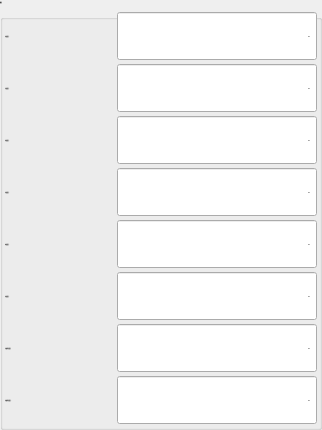
           <widget class="QGroupBox" name="groupBoxSpeed">
            <property name="font">
             <font>
              <family>微软雅黑</family>
              <pointsize>-1</pointsize>
              <weight>50</weight>
              <italic>false</italic>
              <bold>false</bold>
             </font>
            </property>
            <property name="title">
             <string>速度</string>
            </property>
            <layout class="QGridLayout" name="gridLayout_13">
             <property name="margin">
              <number>2</number>
             </property>
             <property name="spacing">
              <number>2</number>
             </property>
             <item row="4" column="0">
              <widget class="QLabel" name="labelBSpeed">
               <property name="sizePolicy">
                <sizepolicy hsizetype="Expanding" vsizetype="Fixed">
                 <horstretch>0</horstretch>
                 <verstretch>0</verstretch>
                </sizepolicy>
               </property>
               <property name="minimumSize">
                <size>
                 <width>110</width>
                 <height>50</height>
                </size>
               </property>
               <property name="maximumSize">
                <size>
                 <width>16777215</width>
                 <height>50</height>
                </size>
               </property>
               <property name="font">
                <font>
                 <family>微软雅黑</family>
                 <pointsize>-1</pointsize>
                 <weight>50</weight>
                 <italic>false</italic>
                 <bold>false</bold>
                </font>
               </property>
               <property name="text">
                <string>B轴速度：</string>
               </property>
               <property name="alignment">
                <set>Qt::AlignLeading|Qt::AlignLeft|Qt::AlignVCenter</set>
               </property>
              </widget>
             </item>
             <item row="4" column="1">
              <widget class="xSpinBox" name="BoxBSpeed">
               <property name="enabled">
                <bool>true</bool>
               </property>
               <property name="sizePolicy">
                <sizepolicy hsizetype="Fixed" vsizetype="Fixed">
                 <horstretch>0</horstretch>
                 <verstretch>0</verstretch>
                </sizepolicy>
               </property>
               <property name="minimumSize">
                <size>
                 <width>200</width>
                 <height>50</height>
                </size>
               </property>
               <property name="maximumSize">
                <size>
                 <width>200</width>
                 <height>50</height>
                </size>
               </property>
               <property name="font">
                <font>
                 <family>微软雅黑</family>
                 <pointsize>-1</pointsize>
                 <weight>50</weight>
                 <italic>false</italic>
                 <bold>false</bold>
                </font>
               </property>
               <property name="focusPolicy">
                <enum>Qt::ClickFocus</enum>
               </property>
               <property name="alignment">
                <set>Qt::AlignRight|Qt::AlignTrailing|Qt::AlignVCenter</set>
               </property>
               <property name="buttonSymbols">
                <enum>QAbstractSpinBox::NoButtons</enum>
               </property>
               <property name="specialValueText">
                <string notr="true"/>
               </property>
               <property name="keyboardTracking">
                <bool>false</bool>
               </property>
               <property name="suffix">
                <string notr="true">%</string>
               </property>
               <property name="prefix">
                <string notr="true"/>
               </property>
               <property name="minimum">
                <number>1</number>
               </property>
               <property name="maximum">
                <number>100</number>
               </property>
               <property name="value">
                <number>50</number>
               </property>
               <property name="HasBtn" stdset="0">
                <bool>true</bool>
               </property>
              </widget>
             </item>
             <item row="6" column="0">
              <widget class="QLabel" name="labelYSpeedOut">
               <property name="sizePolicy">
                <sizepolicy hsizetype="Expanding" vsizetype="Fixed">
                 <horstretch>0</horstretch>
                 <verstretch>0</verstretch>
                </sizepolicy>
               </property>
               <property name="minimumSize">
                <size>
                 <width>110</width>
                 <height>50</height>
                </size>
               </property>
               <property name="maximumSize">
                <size>
                 <width>16777215</width>
                 <height>50</height>
                </size>
               </property>
               <property name="font">
                <font>
                 <family>微软雅黑</family>
                 <pointsize>-1</pointsize>
                 <weight>50</weight>
                 <italic>false</italic>
                 <bold>false</bold>
                </font>
               </property>
               <property name="text">
                <string>Y轴模外速度：</string>
               </property>
               <property name="alignment">
                <set>Qt::AlignLeading|Qt::AlignLeft|Qt::AlignVCenter</set>
               </property>
              </widget>
             </item>
             <item row="6" column="1">
              <widget class="xSpinBox" name="BoxYSpeedOut">
               <property name="enabled">
                <bool>true</bool>
               </property>
               <property name="sizePolicy">
                <sizepolicy hsizetype="Fixed" vsizetype="Fixed">
                 <horstretch>0</horstretch>
                 <verstretch>0</verstretch>
                </sizepolicy>
               </property>
               <property name="minimumSize">
                <size>
                 <width>200</width>
                 <height>50</height>
                </size>
               </property>
               <property name="maximumSize">
                <size>
                 <width>200</width>
                 <height>50</height>
                </size>
               </property>
               <property name="font">
                <font>
                 <family>微软雅黑</family>
                 <pointsize>-1</pointsize>
                 <weight>50</weight>
                 <italic>false</italic>
                 <bold>false</bold>
                </font>
               </property>
               <property name="focusPolicy">
                <enum>Qt::ClickFocus</enum>
               </property>
               <property name="alignment">
                <set>Qt::AlignRight|Qt::AlignTrailing|Qt::AlignVCenter</set>
               </property>
               <property name="buttonSymbols">
                <enum>QAbstractSpinBox::NoButtons</enum>
               </property>
               <property name="specialValueText">
                <string notr="true"/>
               </property>
               <property name="keyboardTracking">
                <bool>false</bool>
               </property>
               <property name="suffix">
                <string notr="true">%</string>
               </property>
               <property name="prefix">
                <string notr="true"/>
               </property>
               <property name="minimum">
                <number>1</number>
               </property>
               <property name="maximum">
                <number>100</number>
               </property>
               <property name="value">
                <number>50</number>
               </property>
               <property name="HasBtn" stdset="0">
                <bool>true</bool>
               </property>
              </widget>
             </item>
             <item row="0" column="0">
              <widget class="QLabel" name="labelXSpeed">
               <property name="sizePolicy">
                <sizepolicy hsizetype="Expanding" vsizetype="Fixed">
                 <horstretch>0</horstretch>
                 <verstretch>0</verstretch>
                </sizepolicy>
               </property>
               <property name="minimumSize">
                <size>
                 <width>110</width>
                 <height>50</height>
                </size>
               </property>
               <property name="maximumSize">
                <size>
                 <width>16777215</width>
                 <height>50</height>
                </size>
               </property>
               <property name="font">
                <font>
                 <family>微软雅黑</family>
                 <pointsize>-1</pointsize>
                 <weight>50</weight>
                 <italic>false</italic>
                 <bold>false</bold>
                </font>
               </property>
               <property name="text">
                <string>X轴速度：</string>
               </property>
               <property name="alignment">
                <set>Qt::AlignLeading|Qt::AlignLeft|Qt::AlignVCenter</set>
               </property>
              </widget>
             </item>
             <item row="0" column="1">
              <widget class="xSpinBox" name="BoxXSpeed">
               <property name="enabled">
                <bool>true</bool>
               </property>
               <property name="sizePolicy">
                <sizepolicy hsizetype="Fixed" vsizetype="Fixed">
                 <horstretch>0</horstretch>
                 <verstretch>0</verstretch>
                </sizepolicy>
               </property>
               <property name="minimumSize">
                <size>
                 <width>200</width>
                 <height>50</height>
                </size>
               </property>
               <property name="maximumSize">
                <size>
                 <width>200</width>
                 <height>50</height>
                </size>
               </property>
               <property name="font">
                <font>
                 <family>微软雅黑</family>
                 <pointsize>-1</pointsize>
                 <weight>50</weight>
                 <italic>false</italic>
                 <bold>false</bold>
                </font>
               </property>
               <property name="focusPolicy">
                <enum>Qt::ClickFocus</enum>
               </property>
               <property name="alignment">
                <set>Qt::AlignRight|Qt::AlignTrailing|Qt::AlignVCenter</set>
               </property>
               <property name="buttonSymbols">
                <enum>QAbstractSpinBox::NoButtons</enum>
               </property>
               <property name="specialValueText">
                <string notr="true"/>
               </property>
               <property name="keyboardTracking">
                <bool>false</bool>
               </property>
               <property name="suffix">
                <string notr="true">%</string>
               </property>
               <property name="prefix">
                <string notr="true"/>
               </property>
               <property name="minimum">
                <number>1</number>
               </property>
               <property name="maximum">
                <number>100</number>
               </property>
               <property name="value">
                <number>50</number>
               </property>
               <property name="HasBtn" stdset="0">
                <bool>true</bool>
               </property>
              </widget>
             </item>
             <item row="2" column="0">
              <widget class="QLabel" name="labelZSpeed">
               <property name="sizePolicy">
                <sizepolicy hsizetype="Expanding" vsizetype="Fixed">
                 <horstretch>0</horstretch>
                 <verstretch>0</verstretch>
                </sizepolicy>
               </property>
               <property name="minimumSize">
                <size>
                 <width>110</width>
                 <height>50</height>
                </size>
               </property>
               <property name="maximumSize">
                <size>
                 <width>16777215</width>
                 <height>50</height>
                </size>
               </property>
               <property name="font">
                <font>
                 <family>微软雅黑</family>
                 <pointsize>-1</pointsize>
                 <weight>50</weight>
                 <italic>false</italic>
                 <bold>false</bold>
                </font>
               </property>
               <property name="text">
                <string>Z轴速度：</string>
               </property>
               <property name="alignment">
                <set>Qt::AlignLeading|Qt::AlignLeft|Qt::AlignVCenter</set>
               </property>
              </widget>
             </item>
             <item row="2" column="1">
              <widget class="xSpinBox" name="BoxZSpeed">
               <property name="enabled">
                <bool>true</bool>
               </property>
               <property name="sizePolicy">
                <sizepolicy hsizetype="Fixed" vsizetype="Fixed">
                 <horstretch>0</horstretch>
                 <verstretch>0</verstretch>
                </sizepolicy>
               </property>
               <property name="minimumSize">
                <size>
                 <width>200</width>
                 <height>50</height>
                </size>
               </property>
               <property name="maximumSize">
                <size>
                 <width>200</width>
                 <height>50</height>
                </size>
               </property>
               <property name="font">
                <font>
                 <family>微软雅黑</family>
                 <pointsize>-1</pointsize>
                 <weight>50</weight>
                 <italic>false</italic>
                 <bold>false</bold>
                </font>
               </property>
               <property name="focusPolicy">
                <enum>Qt::ClickFocus</enum>
               </property>
               <property name="alignment">
                <set>Qt::AlignRight|Qt::AlignTrailing|Qt::AlignVCenter</set>
               </property>
               <property name="buttonSymbols">
                <enum>QAbstractSpinBox::NoButtons</enum>
               </property>
               <property name="specialValueText">
                <string notr="true"/>
               </property>
               <property name="keyboardTracking">
                <bool>false</bool>
               </property>
               <property name="suffix">
                <string notr="true">%</string>
               </property>
               <property name="prefix">
                <string notr="true"/>
               </property>
               <property name="minimum">
                <number>1</number>
               </property>
               <property name="maximum">
                <number>100</number>
               </property>
               <property name="value">
                <number>50</number>
               </property>
               <property name="HasBtn" stdset="0">
                <bool>true</bool>
               </property>
              </widget>
             </item>
             <item row="1" column="0">
              <widget class="QLabel" name="labelYSpeed">
               <property name="sizePolicy">
                <sizepolicy hsizetype="Expanding" vsizetype="Fixed">
                 <horstretch>0</horstretch>
                 <verstretch>0</verstretch>
                </sizepolicy>
               </property>
               <property name="minimumSize">
                <size>
                 <width>110</width>
                 <height>50</height>
                </size>
               </property>
               <property name="maximumSize">
                <size>
                 <width>16777215</width>
                 <height>50</height>
                </size>
               </property>
               <property name="font">
                <font>
                 <family>微软雅黑</family>
                 <pointsize>-1</pointsize>
                 <weight>50</weight>
                 <italic>false</italic>
                 <bold>false</bold>
                </font>
               </property>
               <property name="text">
                <string>Y轴速度：</string>
               </property>
               <property name="alignment">
                <set>Qt::AlignLeading|Qt::AlignLeft|Qt::AlignVCenter</set>
               </property>
              </widget>
             </item>
             <item row="3" column="0">
              <widget class="QLabel" name="labelASpeed">
               <property name="sizePolicy">
                <sizepolicy hsizetype="Expanding" vsizetype="Fixed">
                 <horstretch>0</horstretch>
                 <verstretch>0</verstretch>
                </sizepolicy>
               </property>
               <property name="minimumSize">
                <size>
                 <width>110</width>
                 <height>50</height>
                </size>
               </property>
               <property name="maximumSize">
                <size>
                 <width>16777215</width>
                 <height>50</height>
                </size>
               </property>
               <property name="font">
                <font>
                 <family>微软雅黑</family>
                 <pointsize>-1</pointsize>
                 <weight>50</weight>
                 <italic>false</italic>
                 <bold>false</bold>
                </font>
               </property>
               <property name="text">
                <string>A轴速度：</string>
               </property>
               <property name="alignment">
                <set>Qt::AlignLeading|Qt::AlignLeft|Qt::AlignVCenter</set>
               </property>
              </widget>
             </item>
             <item row="1" column="1">
              <widget class="xSpinBox" name="BoxYSpeed">
               <property name="enabled">
                <bool>true</bool>
               </property>
               <property name="sizePolicy">
                <sizepolicy hsizetype="Fixed" vsizetype="Fixed">
                 <horstretch>0</horstretch>
                 <verstretch>0</verstretch>
                </sizepolicy>
               </property>
               <property name="minimumSize">
                <size>
                 <width>200</width>
                 <height>50</height>
                </size>
               </property>
               <property name="maximumSize">
                <size>
                 <width>200</width>
                 <height>50</height>
                </size>
               </property>
               <property name="font">
                <font>
                 <family>微软雅黑</family>
                 <pointsize>-1</pointsize>
                 <weight>50</weight>
                 <italic>false</italic>
                 <bold>false</bold>
                </font>
               </property>
               <property name="focusPolicy">
                <enum>Qt::ClickFocus</enum>
               </property>
               <property name="alignment">
                <set>Qt::AlignRight|Qt::AlignTrailing|Qt::AlignVCenter</set>
               </property>
               <property name="buttonSymbols">
                <enum>QAbstractSpinBox::NoButtons</enum>
               </property>
               <property name="specialValueText">
                <string notr="true"/>
               </property>
               <property name="keyboardTracking">
                <bool>false</bool>
               </property>
               <property name="suffix">
                <string notr="true">%</string>
               </property>
               <property name="prefix">
                <string notr="true"/>
               </property>
               <property name="minimum">
                <number>1</number>
               </property>
               <property name="maximum">
                <number>100</number>
               </property>
               <property name="value">
                <number>50</number>
               </property>
               <property name="HasBtn" stdset="0">
                <bool>true</bool>
               </property>
              </widget>
             </item>
             <item row="5" column="0">
              <widget class="QLabel" name="labelCSpeed">
               <property name="sizePolicy">
                <sizepolicy hsizetype="Expanding" vsizetype="Fixed">
                 <horstretch>0</horstretch>
                 <verstretch>0</verstretch>
                </sizepolicy>
               </property>
               <property name="minimumSize">
                <size>
                 <width>110</width>
                 <height>50</height>
                </size>
               </property>
               <property name="maximumSize">
                <size>
                 <width>16777215</width>
                 <height>50</height>
                </size>
               </property>
               <property name="font">
                <font>
                 <family>微软雅黑</family>
                 <pointsize>-1</pointsize>
                 <weight>50</weight>
                 <italic>false</italic>
                 <bold>false</bold>
                </font>
               </property>
               <property name="text">
                <string>C轴速度：</string>
               </property>
               <property name="alignment">
                <set>Qt::AlignLeading|Qt::AlignLeft|Qt::AlignVCenter</set>
               </property>
              </widget>
             </item>
             <item row="3" column="1">
              <widget class="xSpinBox" name="BoxASpeed">
               <property name="enabled">
                <bool>true</bool>
               </property>
               <property name="sizePolicy">
                <sizepolicy hsizetype="Fixed" vsizetype="Fixed">
                 <horstretch>0</horstretch>
                 <verstretch>0</verstretch>
                </sizepolicy>
               </property>
               <property name="minimumSize">
                <size>
                 <width>200</width>
                 <height>50</height>
                </size>
               </property>
               <property name="maximumSize">
                <size>
                 <width>200</width>
                 <height>50</height>
                </size>
               </property>
               <property name="font">
                <font>
                 <family>微软雅黑</family>
                 <pointsize>-1</pointsize>
                 <weight>50</weight>
                 <italic>false</italic>
                 <bold>false</bold>
                </font>
               </property>
               <property name="focusPolicy">
                <enum>Qt::ClickFocus</enum>
               </property>
               <property name="alignment">
                <set>Qt::AlignRight|Qt::AlignTrailing|Qt::AlignVCenter</set>
               </property>
               <property name="buttonSymbols">
                <enum>QAbstractSpinBox::NoButtons</enum>
               </property>
               <property name="specialValueText">
                <string notr="true"/>
               </property>
               <property name="keyboardTracking">
                <bool>false</bool>
               </property>
               <property name="suffix">
                <string notr="true">%</string>
               </property>
               <property name="prefix">
                <string notr="true"/>
               </property>
               <property name="minimum">
                <number>1</number>
               </property>
               <property name="maximum">
                <number>100</number>
               </property>
               <property name="value">
                <number>50</number>
               </property>
               <property name="HasBtn" stdset="0">
                <bool>true</bool>
               </property>
              </widget>
             </item>
             <item row="5" column="1">
              <widget class="xSpinBox" name="BoxCSpeed">
               <property name="enabled">
                <bool>true</bool>
               </property>
               <property name="sizePolicy">
                <sizepolicy hsizetype="Fixed" vsizetype="Fixed">
                 <horstretch>0</horstretch>
                 <verstretch>0</verstretch>
                </sizepolicy>
               </property>
               <property name="minimumSize">
                <size>
                 <width>200</width>
                 <height>50</height>
                </size>
               </property>
               <property name="maximumSize">
                <size>
                 <width>200</width>
                 <height>50</height>
                </size>
               </property>
               <property name="font">
                <font>
                 <family>微软雅黑</family>
                 <pointsize>-1</pointsize>
                 <weight>50</weight>
                 <italic>false</italic>
                 <bold>false</bold>
                </font>
               </property>
               <property name="focusPolicy">
                <enum>Qt::ClickFocus</enum>
               </property>
               <property name="alignment">
                <set>Qt::AlignRight|Qt::AlignTrailing|Qt::AlignVCenter</set>
               </property>
               <property name="buttonSymbols">
                <enum>QAbstractSpinBox::NoButtons</enum>
               </property>
               <property name="specialValueText">
                <string notr="true"/>
               </property>
               <property name="keyboardTracking">
                <bool>false</bool>
               </property>
               <property name="suffix">
                <string notr="true">%</string>
               </property>
               <property name="prefix">
                <string notr="true"/>
               </property>
               <property name="minimum">
                <number>1</number>
               </property>
               <property name="maximum">
                <number>100</number>
               </property>
               <property name="value">
                <number>50</number>
               </property>
               <property name="HasBtn" stdset="0">
                <bool>true</bool>
               </property>
              </widget>
             </item>
             <item row="7" column="0">
              <widget class="QLabel" name="labelASpeedOut">
               <property name="sizePolicy">
                <sizepolicy hsizetype="Expanding" vsizetype="Fixed">
                 <horstretch>0</horstretch>
                 <verstretch>0</verstretch>
                </sizepolicy>
               </property>
               <property name="minimumSize">
                <size>
                 <width>110</width>
                 <height>50</height>
                </size>
               </property>
               <property name="maximumSize">
                <size>
                 <width>16777215</width>
                 <height>50</height>
                </size>
               </property>
               <property name="font">
                <font>
                 <family>微软雅黑</family>
                 <pointsize>-1</pointsize>
                 <weight>50</weight>
                 <italic>false</italic>
                 <bold>false</bold>
                </font>
               </property>
               <property name="text">
                <string>A轴模外速度：</string>
               </property>
               <property name="alignment">
                <set>Qt::AlignLeading|Qt::AlignLeft|Qt::AlignVCenter</set>
               </property>
              </widget>
             </item>
             <item row="7" column="1">
              <widget class="xSpinBox" name="BoxASpeedOut">
               <property name="enabled">
                <bool>true</bool>
               </property>
               <property name="sizePolicy">
                <sizepolicy hsizetype="Fixed" vsizetype="Fixed">
                 <horstretch>0</horstretch>
                 <verstretch>0</verstretch>
                </sizepolicy>
               </property>
               <property name="minimumSize">
                <size>
                 <width>200</width>
                 <height>50</height>
                </size>
               </property>
               <property name="maximumSize">
                <size>
                 <width>200</width>
                 <height>50</height>
                </size>
               </property>
               <property name="font">
                <font>
                 <family>微软雅黑</family>
                 <pointsize>-1</pointsize>
                 <weight>50</weight>
                 <italic>false</italic>
                 <bold>false</bold>
                </font>
               </property>
               <property name="focusPolicy">
                <enum>Qt::ClickFocus</enum>
               </property>
               <property name="alignment">
                <set>Qt::AlignRight|Qt::AlignTrailing|Qt::AlignVCenter</set>
               </property>
               <property name="buttonSymbols">
                <enum>QAbstractSpinBox::NoButtons</enum>
               </property>
               <property name="specialValueText">
                <string notr="true"/>
               </property>
               <property name="keyboardTracking">
                <bool>false</bool>
               </property>
               <property name="suffix">
                <string notr="true">%</string>
               </property>
               <property name="prefix">
                <string notr="true"/>
               </property>
               <property name="minimum">
                <number>1</number>
               </property>
               <property name="maximum">
                <number>100</number>
               </property>
               <property name="value">
                <number>50</number>
               </property>
               <property name="HasBtn" stdset="0">
                <bool>true</bool>
               </property>
              </widget>
             </item>
            </layout>
           </widget>
